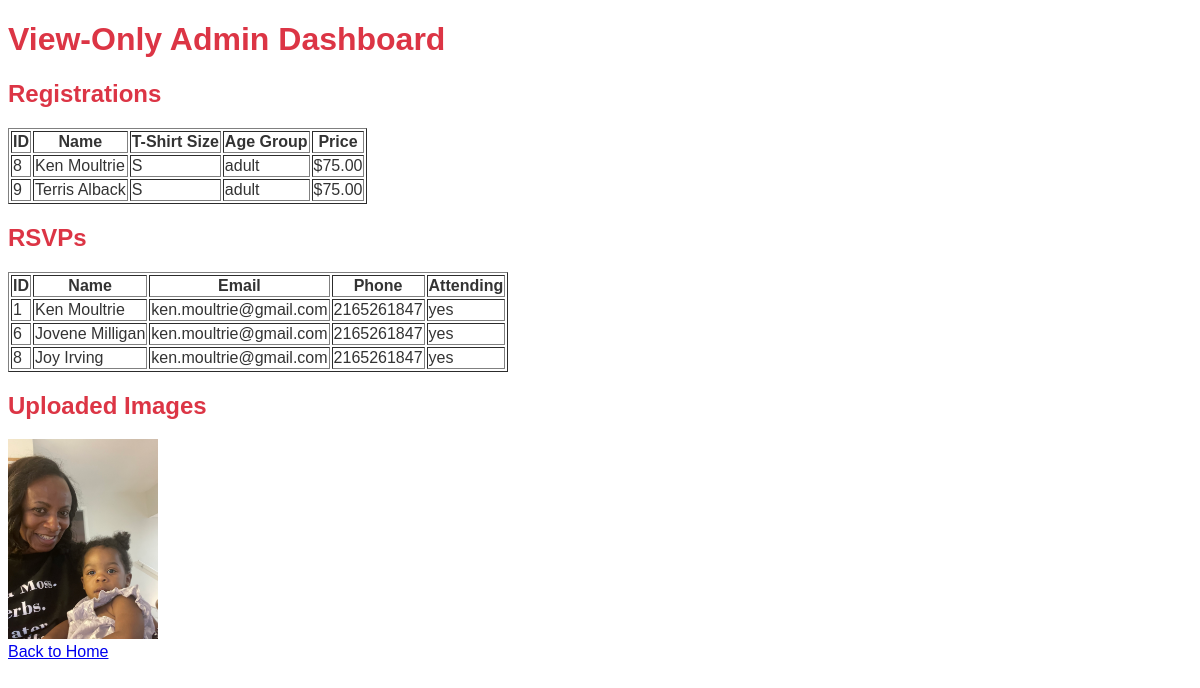
Screenshot of /view-admin with the database file from the repository.
### tables this page shows
CREATE TABLE registrations (
                    id INTEGER PRIMARY KEY AUTOINCREMENT,
                    name TEXT NOT NULL,
                    tshirt_size TEXT,
                    age_group TEXT,
                    price REAL,
                    session_id TEXT,
                    stripe_session_id TEXT
                , email TEXT, phone TEXT, registration_date TIMESTAMP DEFAULT CURRENT_TIMESTAMP);

CREATE TABLE rsvps (
                    id INTEGER PRIMARY KEY AUTOINCREMENT,
                    name TEXT NOT NULL,
                    email TEXT NOT NULL,
                    phone TEXT NOT NULL,
                    attending TEXT NOT NULL
                );

### app.py (the view)
@app.route('/view-admin')
def view_admin():
    try:
        db = get_db()
        if db is None:
            return jsonify({"error": "Database connection failed"}), 500
        registrations = db.execute('SELECT * FROM registrations').fetchall()
        logging.info(f"🟢 Registrations Found: {len(registrations)}")
        rsvps = db.execute('SELECT * FROM rsvps').fetchall()
        logging.info(f"🟢 RSVPs Found: {len(rsvps)}")
        images = []
        if USE_AZURE_STORAGE and blob_service_client:
            try:
                container_client = blob_service_client.get_container_client(AZURE_CONTAINER_NAME)
                blob_list = container_client.list_blobs()
                images = [{"filename": blob.name} for blob in blob_list]
            except Exception as e:
                logging.error(f"Error listing blobs for view-admin: {e}")
        else:
            if os.path.exists(app.config["UPLOAD_FOLDER"]):
                images = [
                    {"filename": f} for f in os.listdir(app.config["UPLOAD_FOLDER"])
                    if os.path.isfile(os.path.join(app.config["UPLOAD_FOLDER"], f))
        ]
        logging.info(f"🟢 Images Found: {len(images)}")
        return render_template('view_admin.html', registrations=registrations, rsvps=rsvps, images=images)
    except Exception as e:
        logging.error(f"❌ View Admin Page Error: {e}")
        return jsonify({'error': 'Failed to load view-only admin page'}), 500

### app.py (called while the page is built)
def get_db():
    try:
        db = getattr(g, "_database", None)
        if db is None:
            db = g._database = sqlite3.connect(DATABASE, check_same_thread=False)
            db.row_factory = sqlite3.Row  # Enables dictionary-style row access
        return db
    except sqlite3.Error as e:
        logging.error(f"Database connection error: {e}")
        return None

@app.teardown_appcontext
def close_connection(exception):
    db = getattr(g, '_database', None)
    if db is not None:
        db.close()

### templates/view_admin.html (shortened to what this page needs)
<!DOCTYPE html>
<html lang="en">
<head>
    <link rel="stylesheet" href="{{ url_for('static', filename='styles.css') }}">
</head>
<body>
    <h1>View-Only Admin Dashboard</h1>
    <h2>Registrations</h2>
    {% if registrations %}
    <table border="1">
        <tr>
            <th>ID</th>
            <th>Name</th>
            <th>T-Shirt Size</th>
            <th>Age Group</th>
            <th>Price</th>
        </tr>
        {% for reg in registrations %}
        <tr>
            <td>{{ reg[0] }}</td>
            <td>{{ reg[1] }}</td>
            <td>{{ reg[2] }}</td>
            <td>{{ reg[3] }}</td>
            <td>${{ "%.2f"|format(reg[4]) }}</td>
        </tr>
        {% endfor %}
    </table>
    {% else %}
    <p>No registrations found.</p>
    {% endif %}
    <h2>RSVPs</h2>
    {% if rsvps %}
    <table border="1">
        <tr>
            <th>ID</th>
            <th>Name</th>
            <th>Email</th>
            <th>Phone</th>
            <th>Attending</th>
        </tr>
        {% for rsvp in rsvps %}
        <tr>
            <td>{{ rsvp[0] }}</td>
            <td>{{ rsvp[1] }}</td>
            <td>{{ rsvp[2] }}</td>
            <td>{{ rsvp[3] }}</td>
            <td>{{ rsvp[4] }}</td>
        </tr>
        {% endfor %}
    </table>
    {% else %}
    <p>No RSVPs found.</p>
    {% endif %}
    <h2>Uploaded Images</h2>
    <div class="gallery">
        {% for image in images %}
        <div class="image-container">
            <img src="{{ url_for('uploaded_file', filename=image['filename']) }}" width="150" alt="Uploaded Image">
        </div>
        {% endfor %}
    </div>
    <a href="{{ url_for('index') }}">Back to Home</a>
</body>
</html>

### static/css/styles.css (style rules this page uses)
body { font-family: 'Arial', sans-serif; background-color: white; color: #333; }
h1, h2, h3, h4, h5, h6 { color: #dc3545; font-weight: 600; }

### rows the page displays
registrations: id "8", name "Ken Moultrie", tshirt_size "S", age_group "adult", price "75.00"
registrations: id "9", name "Terris Alback", tshirt_size "S", age_group "adult", price "75.00"
rsvps: id "1", name "Ken Moultrie", email "ken.moultrie@gmail.com", phone "2165261847", attending "yes"
rsvps: id "6", name "Jovene Milligan", email "ken.moultrie@gmail.com", phone "2165261847", attending "yes"
rsvps: id "8", name "Joy Irving", email "ken.moultrie@gmail.com", phone "2165261847", attending "yes"
